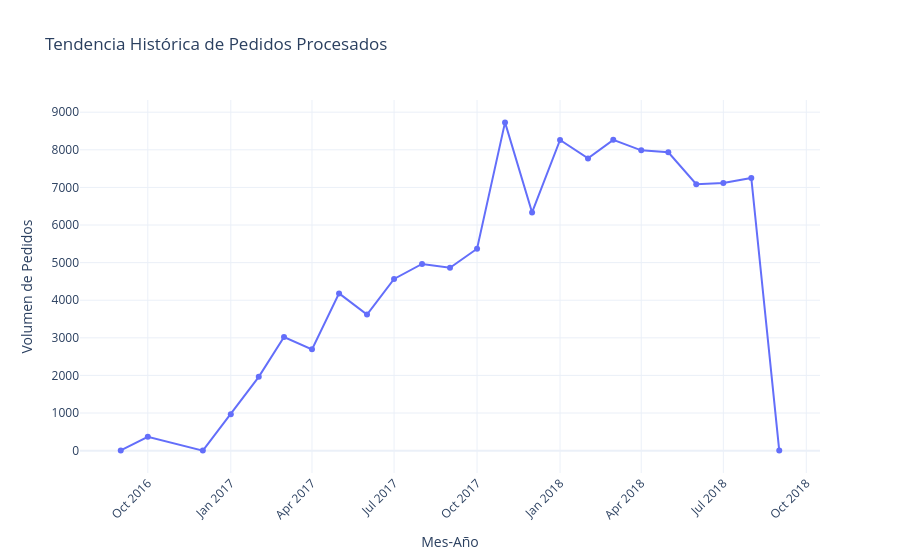

Notebook source saved alongside this figure:
### Markdown cell above
## 1. Volumetría y Tendencia Histórica
Evaluación de la demanda a lo largo del tiempo para identificar el comportamiento general del mercado.

### Code cell
# Extraccion del periodo (Año-Mes)
df['order_month_period'] = df['order_purchase_timestamp'].dt.to_period('M').astype(str)

# Agrupacion temporal
df_trend = (
    df.groupby('order_month_period')
    .size()
    .reset_index(name='order_count')
)

fig_trend = px.line(
    df_trend,
    x='order_month_period',
    y='order_count',
    title='Tendencia Histórica de Pedidos Procesados',
    labels={'order_month_period': 'Mes-Año', 'order_count': 'Volumen de Pedidos'},
    markers=True
)

fig_trend.update_layout(xaxis_tickangle=-45)
fig_trend.show()

### Figure 1 — Plotly figure (JSON) as saved in the notebook; plotly's stock layout.template omitted (floating-point values rounded to 4 significant figures)
{"data": [{"hovertemplate": "Mes-Año=%{x}<br>Volumen de Pedidos=%{y}<extra></extra>", "legendgroup": "", "line": {"color": "#636efa", "dash": "solid"}, "marker": {"symbol": "circle"}, "mode": "lines+markers", "name": "", "orientation": "v", "showlegend": false, "type": "scatter", "x": ["2016-09", "2016-10", "2016-12", "2017-01", "2017-02", "2017-03", "2017-04", "2017-05", "2017-06", "2017-07", "2017-08", "2017-09", "2017-10", "2017-11", "2017-12", "2018-01", "2018-02", "2018-03", "2018-04", "2018-05", "2018-06", "2018-07", "2018-08", "2018-09"], "xaxis": "x", "y": [6, 367, 1, 966, 1962, 3020, 2693, 4182, 3619, 4565, 4964, 4865, 5369, 8729, 6335, 8263, 7772, 8265, 7986, 7935, 7084, 7115, 7250, 1], "yaxis": "y"}], "layout": {"legend": {"tracegroupgap": 0}, "title": {"text": "Tendencia Histórica de Pedidos Procesados"}, "xaxis": {"anchor": "y", "domain": [0, 1], "tickangle": -45, "title": {"text": "Mes-Año"}}, "yaxis": {"anchor": "x", "domain": [0, 1], "title": {"text": "Volumen de Pedidos"}}}}
